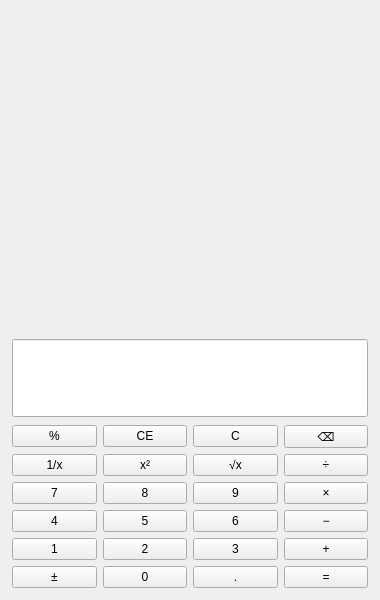
<?xml version="1.0" encoding="UTF-8"?>
<ui version="4.0">
 <class>MainWindow</class>
 <widget class="QMainWindow" name="MainWindow">
  <property name="geometry">
   <rect>
    <x>0</x>
    <y>0</y>
    <width>380</width>
    <height>600</height>
   </rect>
  </property>
  <property name="minimumSize">
   <size>
    <width>340</width>
    <height>540</height>
   </size>
  </property>
  <property name="windowTitle">
   <string>计算器</string>
  </property>
  <widget class="QWidget" name="centralwidget">
   <layout class="QVBoxLayout" name="layoutRoot">
    <property name="spacing">
     <number>8</number>
    </property>
    <property name="leftMargin">
     <number>12</number>
    </property>
    <property name="topMargin">
     <number>12</number>
    </property>
    <property name="rightMargin">
     <number>12</number>
    </property>
    <property name="bottomMargin">
     <number>12</number>
    </property>
    <item>
     <widget class="QLabel" name="lblExpression">
      <property name="minimumSize">
       <size>
        <width>0</width>
        <height>22</height>
       </size>
      </property>
      <property name="font">
       <font>
        <family>Microsoft YaHei UI</family>
        <pointsize>11</pointsize>
       </font>
      </property>
      <property name="text">
       <string/>
      </property>
      <property name="alignment">
       <set>Qt::AlignRight|Qt::AlignTrailing|Qt::AlignVCenter</set>
      </property>
     </widget>
    </item>
    <item>
     <widget class="QLineEdit" name="editDisplay">
      <property name="minimumSize">
       <size>
        <width>0</width>
        <height>78</height>
       </size>
      </property>
      <property name="font">
       <font>
        <family>Microsoft YaHei UI</family>
        <pointsize>26</pointsize>
       </font>
      </property>
      <property name="maxLength">
       <number>20</number>
      </property>
      <property name="alignment">
       <set>Qt::AlignRight|Qt::AlignTrailing|Qt::AlignVCenter</set>
      </property>
      <property name="readOnly">
       <bool>true</bool>
      </property>
     </widget>
    </item>
    <item>
     <layout class="QGridLayout" name="layoutKeys">
      <property name="horizontalSpacing">
       <number>6</number>
      </property>
      <property name="verticalSpacing">
       <number>6</number>
      </property>
      <item row="0" column="0">
       <widget class="QPushButton" name="btnPercent">
        <property name="keyRole" stdset="0">
         <string>func</string>
        </property>
        <property name="text">
         <string>%</string>
        </property>
       </widget>
      </item>
      <item row="0" column="1">
       <widget class="QPushButton" name="btnClearEntry">
        <property name="keyRole" stdset="0">
         <string>clear</string>
        </property>
        <property name="text">
         <string>CE</string>
        </property>
       </widget>
      </item>
      <item row="0" column="2">
       <widget class="QPushButton" name="btnClearAll">
        <property name="keyRole" stdset="0">
         <string>clear</string>
        </property>
        <property name="text">
         <string>C</string>
        </property>
       </widget>
      </item>
      <item row="0" column="3">
       <widget class="QPushButton" name="btnBackspace">
        <property name="keyRole" stdset="0">
         <string>func</string>
        </property>
        <property name="text">
         <string>⌫</string>
        </property>
       </widget>
      </item>
      <item row="1" column="0">
       <widget class="QPushButton" name="btnReciprocal">
        <property name="keyRole" stdset="0">
         <string>func</string>
        </property>
        <property name="text">
         <string>1/x</string>
        </property>
       </widget>
      </item>
      <item row="1" column="1">
       <widget class="QPushButton" name="btnSquare">
        <property name="keyRole" stdset="0">
         <string>func</string>
        </property>
        <property name="text">
         <string>x²</string>
        </property>
       </widget>
      </item>
      <item row="1" column="2">
       <widget class="QPushButton" name="btnSqrt">
        <property name="keyRole" stdset="0">
         <string>func</string>
        </property>
        <property name="text">
         <string>√x</string>
        </property>
       </widget>
      </item>
      <item row="1" column="3">
       <widget class="QPushButton" name="btnDiv">
        <property name="keyRole" stdset="0">
         <string>op</string>
        </property>
        <property name="text">
         <string>÷</string>
        </property>
       </widget>
      </item>
      <item row="2" column="0">
       <widget class="QPushButton" name="btnNum7">
        <property name="keyRole" stdset="0">
         <string>num</string>
        </property>
        <property name="text">
         <string>7</string>
        </property>
       </widget>
      </item>
      <item row="2" column="1">
       <widget class="QPushButton" name="btnNum8">
        <property name="keyRole" stdset="0">
         <string>num</string>
        </property>
        <property name="text">
         <string>8</string>
        </property>
       </widget>
      </item>
      <item row="2" column="2">
       <widget class="QPushButton" name="btnNum9">
        <property name="keyRole" stdset="0">
         <string>num</string>
        </property>
        <property name="text">
         <string>9</string>
        </property>
       </widget>
      </item>
      <item row="2" column="3">
       <widget class="QPushButton" name="btnMul">
        <property name="keyRole" stdset="0">
         <string>op</string>
        </property>
        <property name="text">
         <string>×</string>
        </property>
       </widget>
      </item>
      <item row="3" column="0">
       <widget class="QPushButton" name="btnNum4">
        <property name="keyRole" stdset="0">
         <string>num</string>
        </property>
        <property name="text">
         <string>4</string>
        </property>
       </widget>
      </item>
      <item row="3" column="1">
       <widget class="QPushButton" name="btnNum5">
        <property name="keyRole" stdset="0">
         <string>num</string>
        </property>
        <property name="text">
         <string>5</string>
        </property>
       </widget>
      </item>
      <item row="3" column="2">
       <widget class="QPushButton" name="btnNum6">
        <property name="keyRole" stdset="0">
         <string>num</string>
        </property>
        <property name="text">
         <string>6</string>
        </property>
       </widget>
      </item>
      <item row="3" column="3">
       <widget class="QPushButton" name="btnSub">
        <property name="keyRole" stdset="0">
         <string>op</string>
        </property>
        <property name="text">
         <string>−</string>
        </property>
       </widget>
      </item>
      <item row="4" column="0">
       <widget class="QPushButton" name="btnNum1">
        <property name="keyRole" stdset="0">
         <string>num</string>
        </property>
        <property name="text">
         <string>1</string>
        </property>
       </widget>
      </item>
      <item row="4" column="1">
       <widget class="QPushButton" name="btnNum2">
        <property name="keyRole" stdset="0">
         <string>num</string>
        </property>
        <property name="text">
         <string>2</string>
        </property>
       </widget>
      </item>
      <item row="4" column="2">
       <widget class="QPushButton" name="btnNum3">
        <property name="keyRole" stdset="0">
         <string>num</string>
        </property>
        <property name="text">
         <string>3</string>
        </property>
       </widget>
      </item>
      <item row="4" column="3">
       <widget class="QPushButton" name="btnAdd">
        <property name="keyRole" stdset="0">
         <string>op</string>
        </property>
        <property name="text">
         <string>+</string>
        </property>
       </widget>
      </item>
      <item row="5" column="0">
       <widget class="QPushButton" name="btnSign">
        <property name="keyRole" stdset="0">
         <string>func</string>
        </property>
        <property name="text">
         <string>±</string>
        </property>
       </widget>
      </item>
      <item row="5" column="1">
       <widget class="QPushButton" name="btnNum0">
        <property name="keyRole" stdset="0">
         <string>num</string>
        </property>
        <property name="text">
         <string>0</string>
        </property>
       </widget>
      </item>
      <item row="5" column="2">
       <widget class="QPushButton" name="btnDot">
        <property name="keyRole" stdset="0">
         <string>num</string>
        </property>
        <property name="text">
         <string>.</string>
        </property>
       </widget>
      </item>
      <item row="5" column="3">
       <widget class="QPushButton" name="btnEqual">
        <property name="keyRole" stdset="0">
         <string>equal</string>
        </property>
        <property name="text">
         <string>=</string>
        </property>
       </widget>
      </item>
     </layout>
    </item>
   </layout>
  </widget>
 </widget>
 <resources/>
 <connections/>
</ui>
